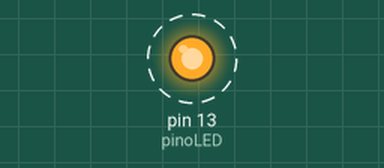
Recording of a sketch running on a simulated Arduino Uno, built with avr-gcc and run on an emulated ATmega328P. Shown: output pins drawn as LEDs (lit = HIGH). Dashed ring = blinking.

Above: at 0.5 s.
Timing chart, 0 to 4.6 s (numbered marks = the images above):
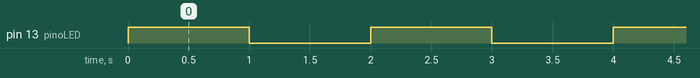

The sketch:

exe_5.ino
```cpp
int pinoLED = 13;

/* #1 – Blink com LED */
void setup()
{
  pinMode(pinoLED, OUTPUT);
}
void loop()
{
  digitalWrite(pinoLED, HIGH); // Liga o LED
  delay(1000); // Aguarda 1 segundo
  digitalWrite(pinoLED, LOW); // Desliga o LED
  delay(1000); // Aguarda 1 segundo
}
/* Experimente mudar o tempo dentro do delay para ver a
  velocidade em que o LED pisca mudar*/
```

Measured:
- by itself, pin 13 (pinoLED): alternates HIGH for 1.0 s and LOW for 1.0 s
